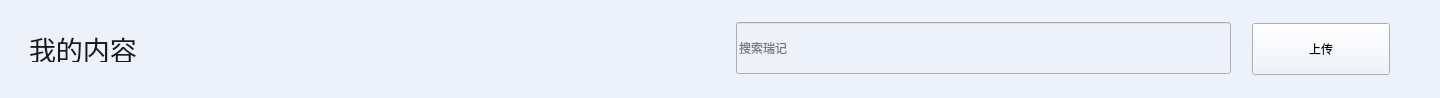
<?xml version="1.0" encoding="UTF-8"?>
<ui version="4.0">
 <class>MyContentTop</class>
 <widget class="QWidget" name="MyContentTop">
  <property name="geometry">
   <rect>
    <x>0</x>
    <y>0</y>
    <width>1440</width>
    <height>98</height>
   </rect>
  </property>
  <property name="windowTitle">
   <string>Form</string>
  </property>
  <property name="styleSheet">
   <string notr="true">background-color:rgba(237, 242, 250, 1)</string>
  </property>
  <widget class="QLabel" name="lb_mycontent">
   <property name="geometry">
    <rect>
     <x>29</x>
     <y>35</y>
     <width>110</width>
     <height>27</height>
    </rect>
   </property>
   <property name="font">
    <font>
     <pointsize>20</pointsize>
    </font>
   </property>
   <property name="styleSheet">
    <string notr="true">color:rgba(26, 26, 26, 1)</string>
   </property>
   <property name="text">
    <string>我的内容</string>
   </property>
  </widget>
  <widget class="QLineEdit" name="searchEdit">
   <property name="geometry">
    <rect>
     <x>736</x>
     <y>22</y>
     <width>495</width>
     <height>52</height>
    </rect>
   </property>
   <property name="placeholderText">
    <string>搜索瑞记</string>
   </property>
  </widget>
  <widget class="QPushButton" name="pushButton">
   <property name="geometry">
    <rect>
     <x>1252</x>
     <y>23</y>
     <width>138</width>
     <height>52</height>
    </rect>
   </property>
   <property name="layoutDirection">
    <enum>Qt::RightToLeft</enum>
   </property>
   <property name="text">
    <string>上传</string>
   </property>
   <property name="icon">
    <iconset resource="Res.qrc">
     <normaloff>:/images/pullBtn.png</normaloff>:/images/pullBtn.png</iconset>
   </property>
  </widget>
  <widget class="Line" name="line">
   <property name="geometry">
    <rect>
     <x>0</x>
     <y>98</y>
     <width>1440</width>
     <height>2</height>
    </rect>
   </property>
   <property name="styleSheet">
    <string notr="true">color:rgba(193, 220, 245, 1);
background-color: rgba(193, 220, 245, 1)</string>
   </property>
   <property name="lineWidth">
    <number>3</number>
   </property>
   <property name="orientation">
    <enum>Qt::Horizontal</enum>
   </property>
  </widget>
 </widget>
 <resources>
  <include location="Res.qrc"/>
 </resources>
 <connections/>
</ui>
